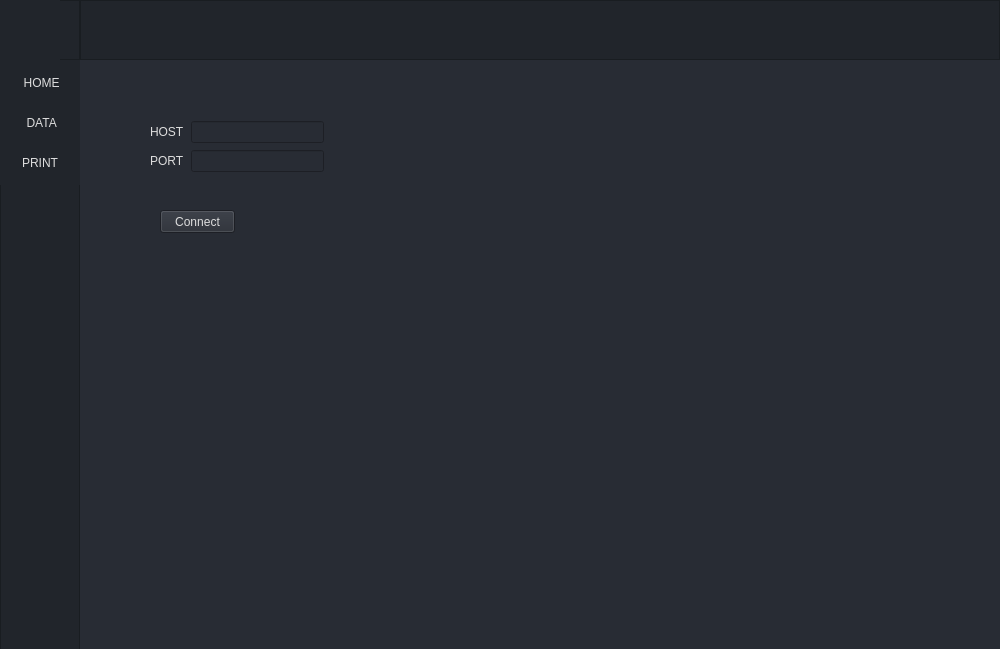
<?xml version="1.0" encoding="UTF-8"?>
<ui version="4.0">
 <class>MainWindow</class>
 <widget class="QMainWindow" name="MainWindow">
  <property name="geometry">
   <rect>
    <x>0</x>
    <y>0</y>
    <width>1000</width>
    <height>649</height>
   </rect>
  </property>
  <property name="windowTitle">
   <string>MainWindow</string>
  </property>
  <property name="windowIcon">
   <iconset>
    <normaloff>Data/Icon/Logo.ico</normaloff>Data/Icon/Logo.ico</iconset>
  </property>
  <property name="styleSheet">
   <string notr="true">background-color: rgb(40, 44, 52);
color: rgb(221, 221, 221);
	font: 10pt &quot;Segoe UI&quot;;</string>
  </property>
  <widget class="QWidget" name="centralwidget">
   <widget class="QStackedWidget" name="stackedWidget">
    <property name="geometry">
     <rect>
      <x>90</x>
      <y>60</y>
      <width>971</width>
      <height>591</height>
     </rect>
    </property>
    <property name="styleSheet">
     <string notr="true">background-color: rgb(40, 44, 52);</string>
    </property>
    <property name="currentIndex">
     <number>2</number>
    </property>
    <widget class="QWidget" name="homePage">
     <widget class="QLabel" name="lbLog">
      <property name="geometry">
       <rect>
        <x>0</x>
        <y>360</y>
        <width>341</width>
        <height>31</height>
       </rect>
      </property>
      <property name="font">
       <font>
        <family>Segoe UI</family>
        <pointsize>-1</pointsize>
        <weight>50</weight>
        <italic>false</italic>
        <bold>false</bold>
       </font>
      </property>
      <property name="autoFillBackground">
       <bool>false</bool>
      </property>
      <property name="styleSheet">
       <string notr="true">
color : #DA1818;
font-size:20px;
</string>
      </property>
      <property name="text">
       <string/>
      </property>
      <property name="alignment">
       <set>Qt::AlignLeading|Qt::AlignLeft|Qt::AlignVCenter</set>
      </property>
     </widget>
     <widget class="QPlainTextEdit" name="textArea">
      <property name="geometry">
       <rect>
        <x>40</x>
        <y>410</y>
        <width>271</width>
        <height>71</height>
       </rect>
      </property>
      <property name="styleSheet">
       <string notr="true">background-color: rgb(33, 37, 43);
border-radius:10px;
color:#DDDDDD;
font-size:14px;</string>
      </property>
      <property name="readOnly">
       <bool>true</bool>
      </property>
      <property name="centerOnScroll">
       <bool>false</bool>
      </property>
     </widget>
     <widget class="QFrame" name="frame">
      <property name="geometry">
       <rect>
        <x>390</x>
        <y>30</y>
        <width>450</width>
        <height>450</height>
       </rect>
      </property>
      <property name="styleSheet">
       <string notr="true">*{
background-color: #EBEBEB;
}</string>
      </property>
      <property name="frameShape">
       <enum>QFrame::StyledPanel</enum>
      </property>
      <property name="frameShadow">
       <enum>QFrame::Raised</enum>
      </property>
      <widget class="QLabel" name="image_label">
       <property name="geometry">
        <rect>
         <x>0</x>
         <y>0</y>
         <width>450</width>
         <height>450</height>
        </rect>
       </property>
       <property name="text">
        <string/>
       </property>
       <property name="pixmap">
        <pixmap>../../Pictures/pngtree-no-camera-png-image_8427391.png</pixmap>
       </property>
       <property name="scaledContents">
        <bool>true</bool>
       </property>
       <property name="alignment">
        <set>Qt::AlignCenter</set>
       </property>
      </widget>
     </widget>
     <widget class="QPushButton" name="btnPrint">
      <property name="geometry">
       <rect>
        <x>120</x>
        <y>500</y>
        <width>111</width>
        <height>41</height>
       </rect>
      </property>
      <property name="styleSheet">
       <string notr="true">*{color:#DDDDDD;
background-color: rgb(52, 59, 72);
border:none;
font-size: 14px;
border-radius:10px;
}
:hover{
border: solid red;
background-color: rgb(100, 100, 100);
}
</string>
      </property>
      <property name="text">
       <string>Print</string>
      </property>
     </widget>
     <widget class="QLineEdit" name="txtPN">
      <property name="geometry">
       <rect>
        <x>121</x>
        <y>21</y>
        <width>203</width>
        <height>36</height>
       </rect>
      </property>
      <property name="styleSheet">
       <string notr="true">QLineEdit {
background-color: rgb(33, 37, 43);
border-radius:15px;
color:#DDDDDD;
font-size: 24px;
text-align:center;
padding-left:10px;

}
QLineEdit:hover {
	border: 2px solid rgb(64, 71, 88);
}
QLineEdit:focus {
	border: 2px solid rgb(91, 101, 124);
}</string>
      </property>
     </widget>
     <widget class="QLineEdit" name="txtVendor">
      <property name="geometry">
       <rect>
        <x>121</x>
        <y>69</y>
        <width>203</width>
        <height>36</height>
       </rect>
      </property>
      <property name="styleSheet">
       <string notr="true">QLineEdit {
background-color: rgb(33, 37, 43);
border-radius:15px;
color:#DDDDDD;
font-size: 24px;
text-align:center;
padding-left:10px;

}
QLineEdit:hover {
	border: 2px solid rgb(64, 71, 88);
}
QLineEdit:focus {
	border: 2px solid rgb(91, 101, 124);
}</string>
      </property>
     </widget>
     <widget class="QLineEdit" name="txtLOT">
      <property name="geometry">
       <rect>
        <x>121</x>
        <y>117</y>
        <width>203</width>
        <height>36</height>
       </rect>
      </property>
      <property name="styleSheet">
       <string notr="true">QLineEdit {
background-color: rgb(33, 37, 43);
border-radius:15px;
color:#DDDDDD;
font-size: 24px;
text-align:center;
padding-left:10px;

}
QLineEdit:hover {
	border: 2px solid rgb(64, 71, 88);
}
QLineEdit:focus {
	border: 2px solid rgb(91, 101, 124);
}</string>
      </property>
     </widget>
     <widget class="QLineEdit" name="txtDATE">
      <property name="geometry">
       <rect>
        <x>121</x>
        <y>165</y>
        <width>203</width>
        <height>36</height>
       </rect>
      </property>
      <property name="styleSheet">
       <string notr="true">QLineEdit {
background-color: rgb(33, 37, 43);
border-radius:15px;
color:#DDDDDD;
font-size: 24px;
text-align:center;
padding-left:10px;

}
QLineEdit:hover {
	border: 2px solid rgb(64, 71, 88);
}
QLineEdit:focus {
	border: 2px solid rgb(91, 101, 124);
}</string>
      </property>
     </widget>
     <widget class="QLineEdit" name="txtQTY">
      <property name="geometry">
       <rect>
        <x>121</x>
        <y>213</y>
        <width>203</width>
        <height>36</height>
       </rect>
      </property>
      <property name="styleSheet">
       <string notr="true">QLineEdit {
background-color: rgb(33, 37, 43);
border-radius:15px;
color:#DDDDDD;
font-size: 24px;
text-align:center;
padding-left:10px;

}
QLineEdit:hover {
	border: 2px solid rgb(64, 71, 88);
}
QLineEdit:focus {
	border: 2px solid rgb(91, 101, 124);
}</string>
      </property>
     </widget>
     <widget class="QLineEdit" name="txtPRINTDATE">
      <property name="geometry">
       <rect>
        <x>121</x>
        <y>261</y>
        <width>203</width>
        <height>36</height>
       </rect>
      </property>
      <property name="styleSheet">
       <string notr="true">QLineEdit {
background-color: rgb(33, 37, 43);
border-radius:15px;
color:#DDDDDD;
font-size: 24px;
text-align:center;
padding-left:10px;

}
QLineEdit:hover {
	border: 2px solid rgb(64, 71, 88);
}
QLineEdit:focus {
	border: 2px solid rgb(91, 101, 124);
}</string>
      </property>
     </widget>
     <widget class="QLineEdit" name="txtCount">
      <property name="geometry">
       <rect>
        <x>121</x>
        <y>309</y>
        <width>203</width>
        <height>36</height>
       </rect>
      </property>
      <property name="styleSheet">
       <string notr="true">QLineEdit {
background-color: rgb(33, 37, 43);
border-radius:15px;
color:#DDDDDD;
font-size: 24px;
text-align:center;
padding-left:10px;

}
QLineEdit:hover {
	border: 2px solid rgb(64, 71, 88);
}
QLineEdit:focus {
	border: 2px solid rgb(91, 101, 124);
}</string>
      </property>
     </widget>
     <widget class="QLabel" name="lb_PN">
      <property name="geometry">
       <rect>
        <x>-2</x>
        <y>30</y>
        <width>62</width>
        <height>21</height>
       </rect>
      </property>
      <property name="styleSheet">
       <string notr="true">font-size:14px;
color:#DDDDDD;</string>
      </property>
      <property name="text">
       <string>PN Code</string>
      </property>
      <property name="alignment">
       <set>Qt::AlignRight|Qt::AlignTrailing|Qt::AlignVCenter</set>
      </property>
     </widget>
     <widget class="QLabel" name="lb_Vendor">
      <property name="geometry">
       <rect>
        <x>-2</x>
        <y>70</y>
        <width>52</width>
        <height>21</height>
       </rect>
      </property>
      <property name="styleSheet">
       <string notr="true">font-size:14px;
color:#DDDDDD;</string>
      </property>
      <property name="text">
       <string>Vendor</string>
      </property>
      <property name="alignment">
       <set>Qt::AlignRight|Qt::AlignTrailing|Qt::AlignVCenter</set>
      </property>
     </widget>
     <widget class="QLabel" name="lbCount">
      <property name="geometry">
       <rect>
        <x>-2</x>
        <y>320</y>
        <width>55</width>
        <height>21</height>
       </rect>
      </property>
      <property name="styleSheet">
       <string notr="true">font-size:14px;
color:#DDDDDD;</string>
      </property>
      <property name="text">
       <string>COUNT</string>
      </property>
      <property name="alignment">
       <set>Qt::AlignRight|Qt::AlignTrailing|Qt::AlignVCenter</set>
      </property>
     </widget>
     <widget class="QLabel" name="lb_QTY">
      <property name="geometry">
       <rect>
        <x>-2</x>
        <y>220</y>
        <width>33</width>
        <height>21</height>
       </rect>
      </property>
      <property name="styleSheet">
       <string notr="true">font-size:14px;
color:#DDDDDD;</string>
      </property>
      <property name="text">
       <string>QTY</string>
      </property>
      <property name="alignment">
       <set>Qt::AlignRight|Qt::AlignTrailing|Qt::AlignVCenter</set>
      </property>
     </widget>
     <widget class="QLabel" name="lb_LOT">
      <property name="geometry">
       <rect>
        <x>-2</x>
        <y>120</y>
        <width>32</width>
        <height>21</height>
       </rect>
      </property>
      <property name="styleSheet">
       <string notr="true">font-size:14px;
color:#DDDDDD;</string>
      </property>
      <property name="text">
       <string>LOT</string>
      </property>
      <property name="alignment">
       <set>Qt::AlignRight|Qt::AlignTrailing|Qt::AlignVCenter</set>
      </property>
     </widget>
     <widget class="QLabel" name="lb_DATE">
      <property name="geometry">
       <rect>
        <x>-2</x>
        <y>170</y>
        <width>40</width>
        <height>21</height>
       </rect>
      </property>
      <property name="styleSheet">
       <string notr="true">font-size:14px;
color:#DDDDDD;</string>
      </property>
      <property name="text">
       <string>DATE</string>
      </property>
      <property name="alignment">
       <set>Qt::AlignRight|Qt::AlignTrailing|Qt::AlignVCenter</set>
      </property>
     </widget>
     <widget class="QLabel" name="lb_DatePrint">
      <property name="geometry">
       <rect>
        <x>-2</x>
        <y>270</y>
        <width>81</width>
        <height>21</height>
       </rect>
      </property>
      <property name="styleSheet">
       <string notr="true">font-size:14px;
color:#DDDDDD;</string>
      </property>
      <property name="text">
       <string>PRINT DATE</string>
      </property>
      <property name="alignment">
       <set>Qt::AlignRight|Qt::AlignTrailing|Qt::AlignVCenter</set>
      </property>
     </widget>
    </widget>
    <widget class="QWidget" name="dataPage">
     <widget class="QTableWidget" name="dataTableWidget">
      <property name="geometry">
       <rect>
        <x>1</x>
        <y>25</y>
        <width>491</width>
        <height>481</height>
       </rect>
      </property>
      <property name="verticalScrollBarPolicy">
       <enum>Qt::ScrollBarAsNeeded</enum>
      </property>
      <property name="horizontalScrollBarPolicy">
       <enum>Qt::ScrollBarAlwaysOff</enum>
      </property>
      <property name="gridStyle">
       <enum>Qt::DashDotDotLine</enum>
      </property>
      <property name="rowCount">
       <number>1</number>
      </property>
      <attribute name="horizontalHeaderVisible">
       <bool>false</bool>
      </attribute>
      <attribute name="horizontalHeaderCascadingSectionResizes">
       <bool>true</bool>
      </attribute>
      <attribute name="horizontalHeaderDefaultSectionSize">
       <number>120</number>
      </attribute>
      <attribute name="horizontalHeaderStretchLastSection">
       <bool>false</bool>
      </attribute>
      <attribute name="verticalHeaderVisible">
       <bool>false</bool>
      </attribute>
      <row/>
      <column>
       <property name="text">
        <string>Mã NCU</string>
       </property>
       <property name="foreground">
        <brush brushstyle="SolidPattern">
         <color alpha="255">
          <red>0</red>
          <green>0</green>
          <blue>0</blue>
         </color>
        </brush>
       </property>
      </column>
      <column>
       <property name="text">
        <string>PN</string>
       </property>
       <property name="foreground">
        <brush brushstyle="SolidPattern">
         <color alpha="255">
          <red>0</red>
          <green>0</green>
          <blue>0</blue>
         </color>
        </brush>
       </property>
      </column>
      <column>
       <property name="text">
        <string>Tên NCU</string>
       </property>
       <property name="foreground">
        <brush brushstyle="SolidPattern">
         <color alpha="255">
          <red>0</red>
          <green>0</green>
          <blue>0</blue>
         </color>
        </brush>
       </property>
      </column>
      <column>
       <property name="text">
        <string>Format</string>
       </property>
       <property name="foreground">
        <brush brushstyle="SolidPattern">
         <color alpha="255">
          <red>0</red>
          <green>0</green>
          <blue>0</blue>
         </color>
        </brush>
       </property>
      </column>
     </widget>
     <widget class="QLabel" name="lb_MaNCU">
      <property name="geometry">
       <rect>
        <x>531</x>
        <y>25</y>
        <width>55</width>
        <height>19</height>
       </rect>
      </property>
      <property name="styleSheet">
       <string notr="true">font-size:14px;
color:#DDDDDD;</string>
      </property>
      <property name="text">
       <string>MÃ NCU</string>
      </property>
      <property name="alignment">
       <set>Qt::AlignRight|Qt::AlignTrailing|Qt::AlignVCenter</set>
      </property>
     </widget>
     <widget class="QLabel" name="lb_nameNCU">
      <property name="geometry">
       <rect>
        <x>531</x>
        <y>133</y>
        <width>54</width>
        <height>19</height>
       </rect>
      </property>
      <property name="styleSheet">
       <string notr="true">font-size:14px;
color:#DDDDDD;</string>
      </property>
      <property name="text">
       <string>Tên NCU</string>
      </property>
      <property name="alignment">
       <set>Qt::AlignRight|Qt::AlignTrailing|Qt::AlignVCenter</set>
      </property>
     </widget>
     <widget class="QLabel" name="lb_DATE_5">
      <property name="geometry">
       <rect>
        <x>531</x>
        <y>187</y>
        <width>92</width>
        <height>38</height>
       </rect>
      </property>
      <property name="styleSheet">
       <string notr="true">font-size:14px;
color:#DDDDDD;</string>
      </property>
      <property name="text">
       <string>Format
(Ex: 1-1-5-4-2)</string>
      </property>
      <property name="textFormat">
       <enum>Qt::PlainText</enum>
      </property>
      <property name="alignment">
       <set>Qt::AlignCenter</set>
      </property>
     </widget>
     <widget class="QLineEdit" name="txtnameNCU">
      <property name="geometry">
       <rect>
        <x>629</x>
        <y>133</y>
        <width>201</width>
        <height>34</height>
       </rect>
      </property>
      <property name="styleSheet">
       <string notr="true">QLineEdit {
background-color: rgb(33, 37, 43);
border-radius:15px;
color:#DDDDDD;
font-size: 24px;
text-align:center;
padding-left:10px;

}
QLineEdit:hover {
	border: 2px solid rgb(64, 71, 88);
}
QLineEdit:focus {
	border: 2px solid rgb(91, 101, 124);
}</string>
      </property>
      <property name="readOnly">
       <bool>false</bool>
      </property>
     </widget>
     <widget class="QLineEdit" name="txt_PN">
      <property name="geometry">
       <rect>
        <x>629</x>
        <y>79</y>
        <width>201</width>
        <height>34</height>
       </rect>
      </property>
      <property name="styleSheet">
       <string notr="true">QLineEdit {
background-color: rgb(33, 37, 43);
border-radius:15px;
color:#DDDDDD;
font-size: 24px;
text-align:center;
padding-left:10px;

}
QLineEdit:hover {
	border: 2px solid rgb(64, 71, 88);
}
QLineEdit:focus {
	border: 2px solid rgb(91, 101, 124);
}</string>
      </property>
      <property name="readOnly">
       <bool>false</bool>
      </property>
     </widget>
     <widget class="QLabel" name="lb_PN_ADD">
      <property name="geometry">
       <rect>
        <x>531</x>
        <y>79</y>
        <width>18</width>
        <height>19</height>
       </rect>
      </property>
      <property name="styleSheet">
       <string notr="true">font-size:14px;
color:#DDDDDD;</string>
      </property>
      <property name="text">
       <string>PN</string>
      </property>
      <property name="alignment">
       <set>Qt::AlignRight|Qt::AlignTrailing|Qt::AlignVCenter</set>
      </property>
     </widget>
     <widget class="QLineEdit" name="txtformat">
      <property name="geometry">
       <rect>
        <x>629</x>
        <y>189</y>
        <width>201</width>
        <height>34</height>
       </rect>
      </property>
      <property name="styleSheet">
       <string notr="true">QLineEdit {
background-color: rgb(33, 37, 43);
border-radius:15px;
color:#DDDDDD;
font-size: 24px;
text-align:center;
padding-left:10px;

}
QLineEdit:hover {
	border: 2px solid rgb(64, 71, 88);
}
QLineEdit:focus {
	border: 2px solid rgb(91, 101, 124);
}</string>
      </property>
      <property name="readOnly">
       <bool>false</bool>
      </property>
     </widget>
     <widget class="QLineEdit" name="txtMaNCU">
      <property name="geometry">
       <rect>
        <x>629</x>
        <y>25</y>
        <width>201</width>
        <height>34</height>
       </rect>
      </property>
      <property name="styleSheet">
       <string notr="true">QLineEdit {
background-color: rgb(33, 37, 43);
border-radius:15px;
color:#DDDDDD;
font-size: 24px;
text-align:center;
padding-left:10px;

}
QLineEdit:hover {
	border: 2px solid rgb(64, 71, 88);
}
QLineEdit:focus {
	border: 2px solid rgb(91, 101, 124);
}</string>
      </property>
      <property name="readOnly">
       <bool>false</bool>
      </property>
     </widget>
     <widget class="QPushButton" name="btnAdd">
      <property name="geometry">
       <rect>
        <x>592</x>
        <y>245</y>
        <width>80</width>
        <height>40</height>
       </rect>
      </property>
      <property name="styleSheet">
       <string notr="true">*{color:#DDDDDD;
background-color: rgb(52, 59, 72);
border:none;
font-size: 14px;
border-radius:10px;
}
:hover{
border: solid red;
background-color: rgb(100, 100, 100);
}
</string>
      </property>
      <property name="text">
       <string>Add</string>
      </property>
     </widget>
     <widget class="QPushButton" name="btnUpload">
      <property name="geometry">
       <rect>
        <x>733</x>
        <y>245</y>
        <width>80</width>
        <height>40</height>
       </rect>
      </property>
      <property name="styleSheet">
       <string notr="true">*{color:#DDDDDD;
background-color: rgb(52, 59, 72);
border:none;
font-size: 14px;
border-radius:10px;
}
:hover{
border: solid red;
background-color: rgb(100, 100, 100);
}
</string>
      </property>
      <property name="text">
       <string>Upload</string>
      </property>
     </widget>
    </widget>
    <widget class="QWidget" name="pagePrinterConfig">
     <widget class="QPushButton" name="btnConnectPrinter">
      <property name="geometry">
       <rect>
        <x>70</x>
        <y>150</y>
        <width>75</width>
        <height>23</height>
       </rect>
      </property>
      <property name="text">
       <string>Connect</string>
      </property>
     </widget>
     <widget class="QWidget" name="">
      <property name="geometry">
       <rect>
        <x>60</x>
        <y>60</y>
        <width>174</width>
        <height>54</height>
       </rect>
      </property>
      <layout class="QGridLayout" name="gridLayout">
       <item row="0" column="0">
        <widget class="QLabel" name="label">
         <property name="text">
          <string>HOST</string>
         </property>
        </widget>
       </item>
       <item row="0" column="1">
        <widget class="QLineEdit" name="txtHost"/>
       </item>
       <item row="1" column="0">
        <widget class="QLabel" name="label_2">
         <property name="text">
          <string>PORT</string>
         </property>
        </widget>
       </item>
       <item row="1" column="1">
        <widget class="QLineEdit" name="txtPort"/>
       </item>
      </layout>
     </widget>
    </widget>
   </widget>
   <widget class="QFrame" name="frame_2">
    <property name="geometry">
     <rect>
      <x>0</x>
      <y>60</y>
      <width>80</width>
      <height>590</height>
     </rect>
    </property>
    <property name="styleSheet">
     <string notr="true">background-color: rgb(33, 37, 43);</string>
    </property>
    <property name="frameShape">
     <enum>QFrame::StyledPanel</enum>
    </property>
    <property name="frameShadow">
     <enum>QFrame::Raised</enum>
    </property>
    <widget class="QPushButton" name="btn_Home">
     <property name="enabled">
      <bool>true</bool>
     </property>
     <property name="geometry">
      <rect>
       <x>0</x>
       <y>0</y>
       <width>80</width>
       <height>45</height>
      </rect>
     </property>
     <property name="styleSheet">
      <string notr="true">QPushButton {
border:none;
}
QPushButton:hover{
	background-color: rgb(40, 44, 52);
}</string>
     </property>
     <property name="text">
      <string> HOME</string>
     </property>
     <property name="icon">
      <iconset>
       <normaloff>Data/Icon/icon_menu.png</normaloff>Data/Icon/icon_menu.png</iconset>
     </property>
    </widget>
    <widget class="QPushButton" name="btn_SQL">
     <property name="geometry">
      <rect>
       <x>0</x>
       <y>40</y>
       <width>80</width>
       <height>45</height>
      </rect>
     </property>
     <property name="styleSheet">
      <string notr="true">QPushButton {
border:none;
}
QPushButton:hover{
	background-color: rgb(40, 44, 52);
}</string>
     </property>
     <property name="text">
      <string> DATA</string>
     </property>
     <property name="icon">
      <iconset>
       <normaloff>Data/Icon/icon_settings.png</normaloff>Data/Icon/icon_settings.png</iconset>
     </property>
    </widget>
    <widget class="QPushButton" name="btnPrintConf">
     <property name="geometry">
      <rect>
       <x>0</x>
       <y>80</y>
       <width>80</width>
       <height>45</height>
      </rect>
     </property>
     <property name="styleSheet">
      <string notr="true">QPushButton {
border:none;
}
QPushButton:hover{
	background-color: rgb(40, 44, 52);
}</string>
     </property>
     <property name="text">
      <string>PRINT</string>
     </property>
     <property name="icon">
      <iconset>
       <normaloff>Data/Icon/icon_settings.png</normaloff>Data/Icon/icon_settings.png</iconset>
     </property>
    </widget>
   </widget>
   <widget class="QFrame" name="frame_3">
    <property name="geometry">
     <rect>
      <x>80</x>
      <y>0</y>
      <width>920</width>
      <height>60</height>
     </rect>
    </property>
    <property name="styleSheet">
     <string notr="true">background-color: rgb(33, 37, 43);</string>
    </property>
    <property name="frameShape">
     <enum>QFrame::StyledPanel</enum>
    </property>
    <property name="frameShadow">
     <enum>QFrame::Raised</enum>
    </property>
   </widget>
   <widget class="QFrame" name="frame_4">
    <property name="geometry">
     <rect>
      <x>0</x>
      <y>0</y>
      <width>80</width>
      <height>60</height>
     </rect>
    </property>
    <property name="autoFillBackground">
     <bool>false</bool>
    </property>
    <property name="styleSheet">
     <string notr="true">background-color: rgb(33, 37, 43);</string>
    </property>
    <property name="frameShape">
     <enum>QFrame::StyledPanel</enum>
    </property>
    <property name="frameShadow">
     <enum>QFrame::Raised</enum>
    </property>
    <widget class="QPushButton" name="btngoHome">
     <property name="geometry">
      <rect>
       <x>0</x>
       <y>0</y>
       <width>60</width>
       <height>60</height>
      </rect>
     </property>
     <property name="styleSheet">
      <string notr="true">QPushButton {
border:none;
}
QPushButton:hover{
	background-color: rgb(40, 44, 52);
}</string>
     </property>
     <property name="text">
      <string/>
     </property>
     <property name="icon">
      <iconset>
       <normaloff>Data/Icon/Logo.ico</normaloff>Data/Icon/Logo.ico</iconset>
     </property>
     <property name="iconSize">
      <size>
       <width>55</width>
       <height>55</height>
      </size>
     </property>
    </widget>
   </widget>
   <zorder>frame_3</zorder>
   <zorder>stackedWidget</zorder>
   <zorder>frame_2</zorder>
   <zorder>frame_4</zorder>
  </widget>
 </widget>
 <resources/>
 <connections/>
</ui>
